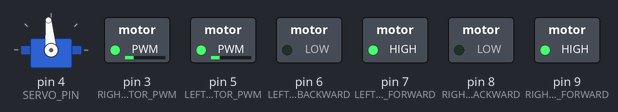
Bench run of a sketch on a simulated Arduino Uno, built with avr-gcc and run on an emulated ATmega328P. Shown: servo, switched loads named in the sketch (green lamp = pin HIGH). What the sketch prints to the serial monitor is not drawn.

Above: at 0.1 s.
Timing chart, 0 to 1.6 s (numbered marks = the images above):
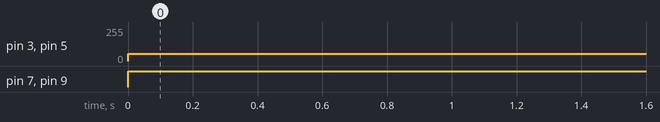

The sketch:

Auto.ino
```cpp
#include <Servo.h>
#include <SPI.h>

Servo steering;

#define LEFT_MOTOR_FORWARD   7
#define LEFT_MOTOR_BACKWARD  6
#define RIGHT_MOTOR_FORWARD  9
#define RIGHT_MOTOR_BACKWARD 8
#define LEFT_MOTOR_PWM   5
#define RIGHT_MOTOR_PWM  3
#define SERVO_PIN 4

const int DEFAULT_SPEED = 55;
volatile char current_cmd = 'F';

void setup() {
  // Motor setup
  pinMode(LEFT_MOTOR_FORWARD, OUTPUT);
  pinMode(LEFT_MOTOR_BACKWARD, OUTPUT);
  pinMode(RIGHT_MOTOR_FORWARD, OUTPUT);
  pinMode(RIGHT_MOTOR_BACKWARD, OUTPUT);
  pinMode(LEFT_MOTOR_PWM, OUTPUT);
  pinMode(RIGHT_MOTOR_PWM, OUTPUT);

  steering.attach(SERVO_PIN);
  steering.write(95);  // Straight

  // SPI setup
  pinMode(MISO, OUTPUT);       // Required for SPI slave mode
  SPCR |= _BV(SPE);            // Enable SPI
  SPI.attachInterrupt();       // Attach interrupt

  Serial.begin(9600);
  Serial.println("SPI Slave Ready");
}

ISR(SPI_STC_vect) {
  current_cmd = SPDR;  // Receive byte from Pi
}

void loop() {
  // Motor Direction
  digitalWrite(LEFT_MOTOR_BACKWARD, LOW);
  digitalWrite(RIGHT_MOTOR_BACKWARD, LOW);
  digitalWrite(LEFT_MOTOR_FORWARD, HIGH);
  digitalWrite(RIGHT_MOTOR_FORWARD, HIGH);
  analogWrite(LEFT_MOTOR_PWM, DEFAULT_SPEED);
  analogWrite(RIGHT_MOTOR_PWM, DEFAULT_SPEED);

  // Set servo direction based on command
  switch (current_cmd) {
    case 'F': steering.write(95); break;
    case 'L': steering.write(70); break;
    case 'R': steering.write(135); break;
    case 'I': steering.write(110); break;
    case 'G': steering.write(80); break;
    default:  steering.write(95); break;
  }

  delay(10);
}
```

Measured:
- by itself, pin 3 (RIGHT_MOTOR_PWM), pin 5 (LEFT_MOTOR_PWM): 0/255 → 55/255 at 0.00 s
- by itself, pin 7 (LEFT_MOTOR_FORWARD), pin 9 (RIGHT_MOTOR_FORWARD): LOW → HIGH at 0.00 s
